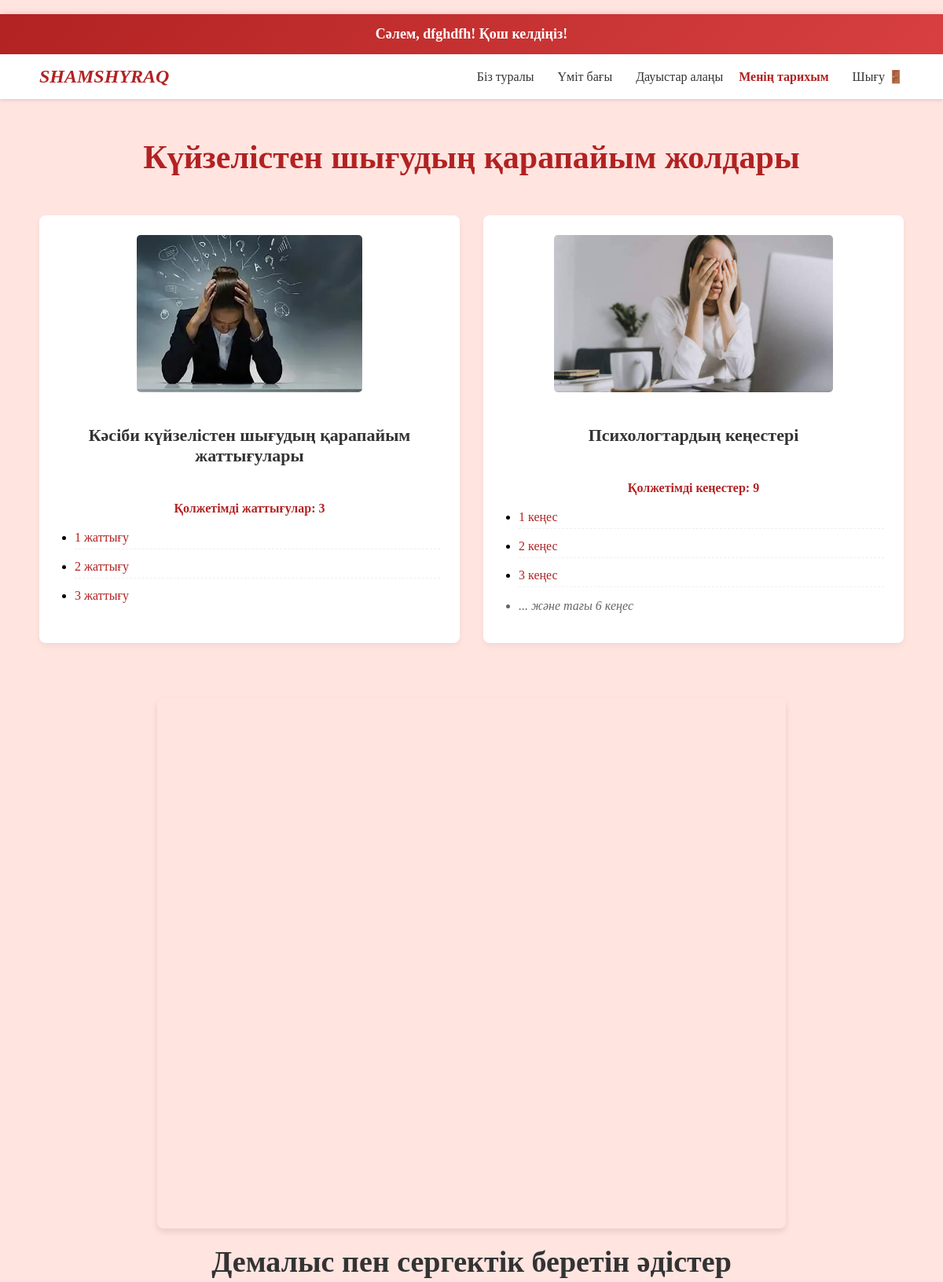
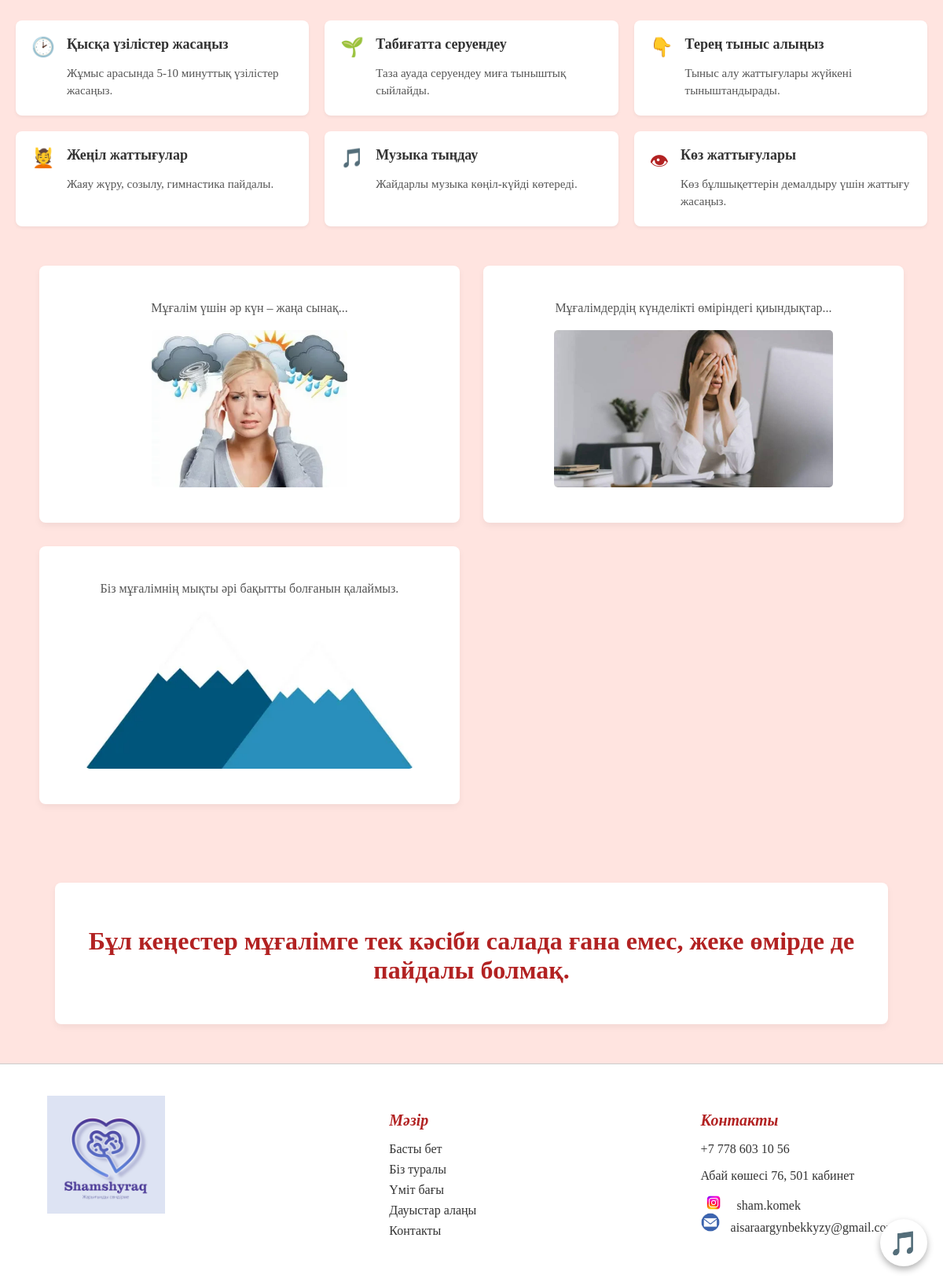
Screenshot of /hope (signed in) with the database file from the repository (2 pictures, top to bottom).
### tables this page shows
CREATE TABLE "exercise" (
	"id"	INTEGER,
	"name"	TEXT,
	"description"	TEXT,
	"video_url"	TEXT,
	PRIMARY KEY("id" AUTOINCREMENT)
);

CREATE TABLE "advice" (
	"id"	INTEGER,
	"name"	TEXT,
	"content"	TEXT,
	"video_url"	TEXT,
	PRIMARY KEY("id" AUTOINCREMENT)
);

### main.py (the view)
@app.get("/hope", response_class=HTMLResponse)
def read_hope(request: Request, db: Database = Depends(get_db)):
    user = require_auth(request)
    if isinstance(user, RedirectResponse):
        return user
    exercises = db.get_all_exercises()
    advice_list = db.get_all_advice()
    return templates.TemplateResponse("hope.html", {
        "request": request,
        "title": "Үміт бағы",
        "user": user,
        "exercises": exercises,
        "advice_list": advice_list
    })

### templates/hope.html (shortened to what this page needs)
﻿<!DOCTYPE html>
<html lang="kk">
<head>
</head>
<body>
    {% if user %}
    <div class="welcome-banner">
        Сәлем, {{ user.name }}! Қош келдіңіз!
    </div>
    {% endif %}
    <nav class="navbar">
        <a href="/" class="logo">SHAMSHYRAQ</a>
        <div class="nav-links">
            <a href="/about">Біз туралы</a>
            <a href="/hope">Үміт бағы</a>
            <a href="/voices">Дауыстар алаңы</a>
            <a href="/history" style="margin-left: 20px; color: #B22222; text-decoration: none; font-weight: bold;">
                    Менің тарихым
            </a>
            {% if user %}
                <a href="/logout" class="logout-with-text" title="Шығу">
                    Шығу 🚪
                </a>
            {% else %}
                <a href="/login" class="user-icon" title="Кіру">👤</a>
            {% endif %}
        </div>
    </nav>
    <h1 class="main-header">Күйзелістен шығудың қарапайым жолдары</h1>
    <div class="grid-container-wide">
        <div class="grid-item-wide">
            <a href="/exercise" style="text-decoration:none; color:inherit;">
                <img src="/static/4.1foto.jpg" alt="Күйзелістен шығудың қарапайым жаттығулары">
                <h3>Кәсіби күйзелістен шығудың қарапайым жаттығулары</h3>
            </a>
            {% if exercises %}
            <div class="data-list">
                <p><strong>Қолжетімді жаттығулар:</strong> {{ exercises|length }}</p>
                <ul>
                    {% for exercise in exercises[:3] %}
                    <li><a href="/exercise/{{ exercise.id }}">{{ exercise.name }}</a></li>
                    {% endfor %}
                </ul>
            </div>
            {% endif %}
        </div>
        <div class="grid-item-wide">
            <a href="/advice" style="text-decoration:none; color:inherit;">
                <img src="/static/2.1foto.jpg" alt="Психологтардың кеңестері">
                <h3>Психологтардың кеңестері</h3>
            </a>
            {% if advice_list %}
            <div class="data-list">
                <p><strong>Қолжетімді кеңестер:</strong> {{ advice_list|length }}</p>
                <ul>
                    {% for advice in advice_list[:3] %}
                    <li><a href="/advice/{{ advice.id }}">{{ advice.name }}</a></li>
                    {% endfor %}
                    {% if advice_list|length > 3 %}
                    <li class="more-items">... және тағы {{ advice_list|length - 3 }} кеңес</li>
                    {% endif %}
                </ul>
            </div>
            {% endif %}
        </div>
    </div>
    <div class="video-container">
        <iframe src="/static/1video.mp4" frameborder="0"></iframe>
    </div>
    <h2 class="methods-title">Демалыс пен сергектік беретін әдістер</h2>
    <div class="methods-grid">
        <div class="method-item"><span class="icon">&#128337;</span><div><h4>Қысқа үзілістер жасаңыз</h4><p>Жұмыс арасында 5-10 минуттық үзілістер жасаңыз.</p></div></div>
        <div class="method-item"><span class="icon">&#127793;</span><div><h4>Табиғатта серуендеу</h4><p>Таза ауада серуендеу миға тыныштық сыйлайды.</p></div></div>
        <div class="method-item"><span class="icon">&#128071;</span><div><h4>Терең тыныс алыңыз</h4><p>Тыныс алу жаттығулары жүйкені тыныштандырады.</p></div></div>
        <div class="method-item"><span class="icon">&#128134;</span><div><h4>Жеңіл жаттығулар</h4><p>Жаяу жүру, созылу, гимнастика пайдалы.</p></div></div>
        <div class="method-item"><span class="icon">&#127925;</span><div><h4>Музыка тыңдау</h4><p>Жайдарлы музыка көңіл-күйді көтереді.</p></div></div>
        <div class="method-item"><span class="icon">&#128065;</span><div><h4>Көз жаттығулары</h4><p>Көз бұлшықеттерін демалдыру үшін жаттығу жасаңыз.</p></div></div>
    </div>
    <div class="grid-container-wide">
        <div class="grid-item-wide">
            <p>Мұғалім үшін әр күн – жаңа сынақ...</p>
            <img src="/static/4.2foto.jpg" alt="Күйзелістен шығудың қарапайым жаттығулары">
        </div>
        <div class="grid-item-wide">
            <p>Мұғалімдердің күнделікті өміріндегі қиындықтар...</p>
            <img src="/static/2.1foto.jpg" alt="Күйзелістен шығудың қарапайым жаттығулары">
        </div>
        <div class="grid-item-wide">
            <p>Біз мұғалімнің мықты әрі бақытты болғанын қалаймыз.</p>
            <img src="/static/4.3foto.jpg" alt="Күйзелістен шығудың қарапайым жаттығулары">
        </div>
    </div>
    <div class="text-block">
        <h2>Бұл кеңестер мұғалімге тек кәсіби салада ғана емес, жеке өмірде де пайдалы болмақ.</h2>
    </div>
    <footer>
        <div class="logo-area">
            <img src="/static/shamlogo.jpeg" alt="Sham">
        </div>
        <div>
            <h3>Мәзір</h3>
            <ul>
                <li><a href="/">Басты бет</a></li>
                <li><a href="/about">Біз туралы</a></li>
                <li><a href="/hope">Үміт бағы</a></li>
                <li><a href="/voices">Дауыстар алаңы</a></li>
                <li><a href="#contact">Контакты</a></li>
            </ul>
        </div>
        <div id="contact">
            <h3>Контакты</h3>
            <p>+7 778 603 10 56</p>
            <p>Абай көшесі 76, 501 кабинет</p>
            <div class="social">
                <a href="#"><img src="/static/logoin.jpeg" alt="Instagram" width="32"></a>
                <span>sham.komek</span>
                <br>
                <a href="#"><img src="/static/logopo.jpeg" alt="Email" width="24"></a>
                <span>aisaraargynbekkyzy@gmail.com</span>
            </div>
        </div>
    </footer>
     <button id="music-btn">🎵</button>
</body>
</html>

### templates/hope.html (style rules this page uses)
body { font-family: 'Times New Roman', Times, serif; margin: 0; background-color: #FFE4E0; }
.welcome-banner { background: linear-gradient(135deg, #B22222, #D84040); color: white; padding: 15px; text-align: center; font-size: 18px; font-weight: bold; box-shadow: 0 2px 10px rgba(178, 34, 34, 0.3); }
.logout-with-text { display: flex; align-items: center; gap: 8px; margin-left: 20px; text-decoration: none; color: #B22222; font-weight: 500; transition: all 0.3s ease; }
.navbar { display: flex; justify-content: space-between; align-items: center; padding: 15px 50px; background-color: #fff; box-shadow: 0 2px 4px rgba(0,0,0,0.1); }
.navbar .logo { font-size: 24px; font-weight: bold; font-style: italic; color: #B22222; text-decoration: none; }
.navbar .nav-links { display: flex; align-items: center; }
.navbar .nav-links a { margin-left: 30px; text-decoration: none; color: #333; font-weight: 500; }
.main-header { text-align: center; margin: 50px 0; font-size: 42px; color: #B22222; }
.grid-container-wide { display: grid; grid-template-columns: repeat(auto-fit, minmax(350px, 1fr)); gap: 30px; padding: 0 50px 50px; max-width: 1200px; margin: 0 auto; }
.grid-item-wide { background-color: #fff; border-radius: 8px; box-shadow: 0 4px 8px rgba(0,0,0,0.05); padding: 25px; text-align: center; display: flex; flex-direction: column; align-items: center; transition: transform 0.3s ease; }
.grid-item-wide img { max-width: 100%; height: 200px; object-fit: cover; border-radius: 5px; margin-bottom: 20px; }
.grid-item-wide h3 { font-size: 22px; color: #333; margin-bottom: 10px; }
.grid-item-wide p { font-size: 16px; color: #555; line-height: 1.6; }
.text-block { background-color: #fff; border-radius: 8px; box-shadow: 0 4px 8px rgba(0,0,0,0.05); padding: 30px; margin: 50px auto; max-width: 1000px; text-align: center; }
.text-block h2 { font-size: 32px; color: #B22222; margin-bottom: 20px; }
.video-container { position: relative; width: 100%; padding-bottom: 56.25%; height: 0; max-width: 800px; margin: 20px auto 10px; }
.video-container iframe { position: absolute; top: 0; left: 0; width: 100%; height: 100%; border-radius: 8px; box-shadow: 0 4px 8px rgba(0,0,0,0.1); }
.methods-title { text-align: center; font-size: 38px; color: #333; margin: 20px 0 30px; }
.methods-grid { display: grid; grid-template-columns: repeat(auto-fit, minmax(300px, 1fr)); gap: 20px; padding: 0 20px 50px; max-width: 1200px; margin: 0 auto; box-sizing: border-box; }
.method-item { background-color: #fff; border-radius: 8px; box-shadow: 0 2px 4px rgba(0,0,0,0.05); padding: 20px; display: flex; align-items: flex-start; text-align: left; }
.method-item .icon { font-size: 24px; margin-right: 15px; color: #B22222; }
.method-item h4 { font-size: 18px; color: #333; margin-top: 0; margin-bottom: 10px; }
.method-item p { font-size: 15px; color: #555; line-height: 1.5; margin-bottom: 0; }
footer { background-color: #fff; padding: 40px 60px; color: #333; display: flex; justify-content: space-between; flex-wrap: wrap; font-size: 16px; border-top: 1px solid #ccc; }
footer .logo-area { max-width: 300px; }
footer .logo-area img { width: 150px; height: auto; margin-bottom: 10px; }
footer h3 { color: #B22222; font-style: italic; font-size: 20px; margin-bottom: 10px; }
footer ul { list-style: none; padding: 0; }
footer ul li { margin-bottom: 8px; }
footer a { text-decoration: none; color: #333; }
footer .social { margin-top: 10px; }
footer .social a { margin-right: 10px; text-decoration: none; }
#music-btn { position: fixed; bottom: 20px; right: 20px; width: 60px; height: 60px; border-radius: 50%; border: none; background-color: #fff; box-shadow: 0 4px 8px rgba(0,0,0,0.3); font-size: 30px; color: #B22222; cursor: pointer; transition: transform 0.3s ease, background-color 0.3s ease; z-index: 1000; }
.data-list { text-align: left; margin-top: 15px; width: 100%; }
.data-list p { font-weight: bold; color: #B22222; margin-bottom: 10px; text-align: center; }
.data-list ul { padding-left: 20px; margin: 0; }
.data-list li { margin-bottom: 8px; padding: 5px 0; border-bottom: 1px dashed #eee; }
.data-list li:last-child { border-bottom: none; }
.data-list a { color: #B22222; text-decoration: none; transition: color 0.3s ease; }
.more-items { color: #666; font-style: italic; margin-top: 10px; padding-left: 20px; }

### rows the page displays
exercise: name "1 жаттығу"
exercise: name "2 жаттығу"
exercise: name "3 жаттығу"
advice: name "1 кеңес"
advice: name "2 кеңес"
advice: name "3 кеңес"

### other values shown
{{ user.name }} "dfghdfh"
{{ exercises|length }} "3"
{{ advice_list|length }} "9"
{{ advice_list|length - 3 }} "6"
